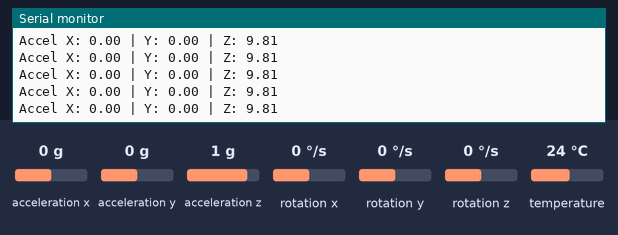
A program run on a simulated ESP32. Shown: the last lines printed to the serial monitor. The inputs (shaded band) are chosen by the test bench; at power-on: acceleration x 0 g, acceleration y 0 g, acceleration z 1 g, rotation x 0 °/s, rotation y 0 °/s, rotation z 0 °/s, temperature 24 °C.

Above: at 1.3 s.
1.4 s: acceleration x set to -1.4 g
At 1.68 s:
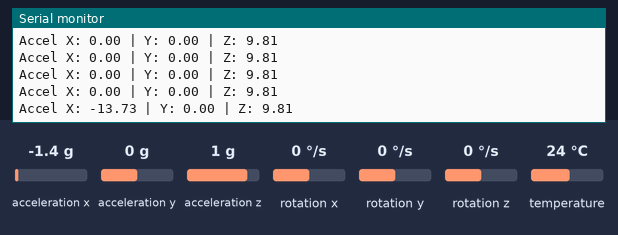
2.9 s: acceleration y set to -1.4 g
At 3.09 s:
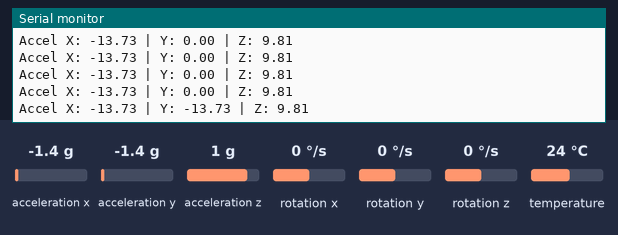
4.4 s: acceleration z set to -1.4 g
At 4.51 s:
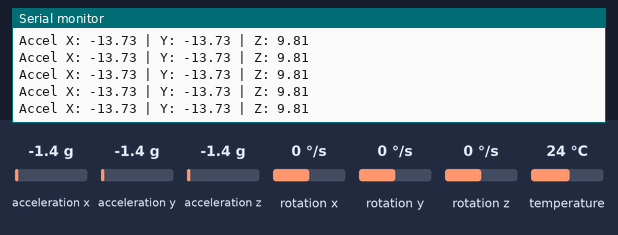

Measured:
- after the input at 1.4 s, the serial monitor: prints a new line after 0.12 s (image 1)
- after the input at 2.9 s, the serial monitor: prints a new line at once (image 2)

The program:

main.cpp
```cpp
#include <Arduino.h>
#include <Wire.h>
#include <Adafruit_MPU6050.h>
#include <Adafruit_Sensor.h>

Adafruit_MPU6050 mpu;

void setup() {
  Serial.begin(115200); // Start communication highway to PC

  // Initialize the MPU6050 Sensor on default I2C pins (21 and 22)
  if (!mpu.begin()) {
    Serial.println("Failed to find GY-521/MPU6050 chip! Check wiring.");
    while (1) { delay(10); } // Stop program if sensor isn't found
  }
  Serial.println("GY-521 Sensor Ready!");

  // Set sensor settings for standard hand movements
  mpu.setAccelerometerRange(MPU6050_RANGE_8_G);
  mpu.setGyroRange(MPU6050_RANGE_500_DEG);
  mpu.setFilterBandwidth(MPU6050_BAND_21_HZ);
  delay(100);
}

void loop() {
  // Read raw tracking data from the sensor
  sensors_event_t a, g, temp;
  mpu.getEvent(&a, &g, &temp);

  // Print Acceleration data (Detects Hand Tilt & Jerks)
  Serial.print("Accel X: "); Serial.print(a.acceleration.x);
  Serial.print(" | Y: "); Serial.print(a.acceleration.y);
  Serial.print(" | Z: "); Serial.println(a.acceleration.z);

  // Print Gyroscope data (Detects Speed of Rotation/Twisting)
  // Serial.print("Gyro X: "); Serial.print(g.gyro.x);

  delay(200); // Pause briefly so the monitor screen doesn't flood
}
```
